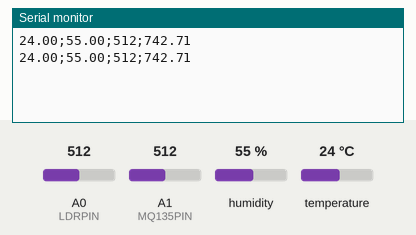
The sketch below on a simulated Arduino Uno, built with avr-gcc and run on an emulated ATmega328P. Parts: the last lines printed to the serial monitor. The inputs (shaded band) are chosen by the test bench; at power-on: humidity 55 %, A0 (LDRPIN) = 512, A1 (MQ135PIN) = 512, temperature 24 °C.

Above: at 1.8 s.
1.9 s: humidity set to 22 %
At 3.3 s:
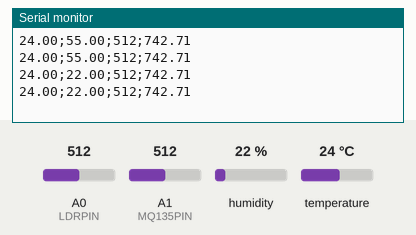
3.4 s: A0 (LDRPIN) set to 716
At 4.7 s:
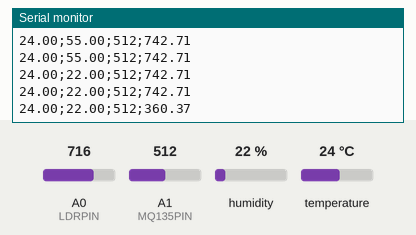
4.9 s: A1 (MQ135PIN) set to 716
At 5.8 s:
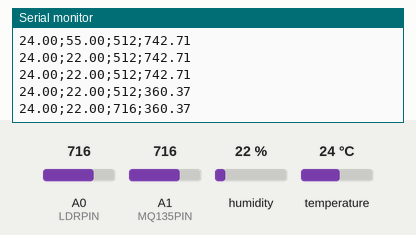
6.4 s: temperature set to 12 °C
At 7.7 s:
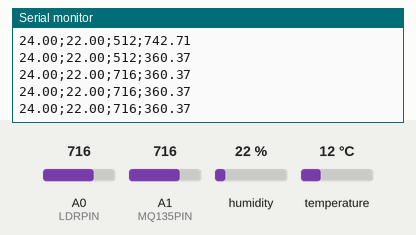
7.9 s: A0 (LDRPIN) set to 992
At 9.3 s:
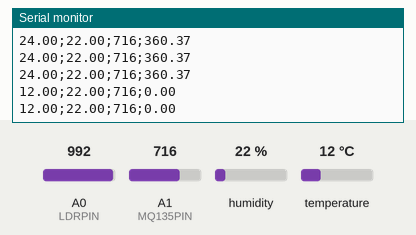
9.4 s: A1 (MQ135PIN) set to 992
At 11.0 s:
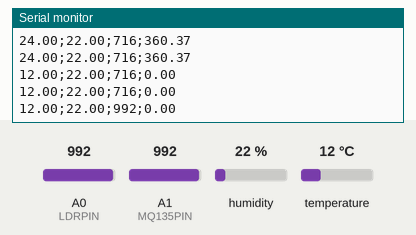
Timing chart, 0 to 11.9 s (numbered marks = the images above; inputs shaded):
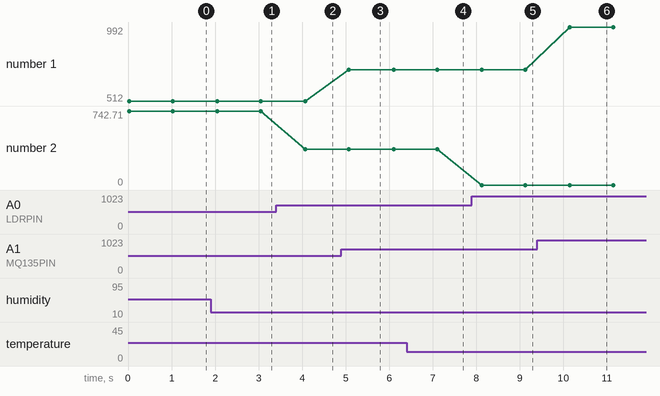

Measured:
- after the input at 1.9 s, the serial monitor: prints a new line after 0.15 s (image 1)
- after the input at 3.4 s, the serial monitor: prints a new line after 0.68 s (image 2)
- after the input at 4.9 s, the serial monitor: prints a new line after 0.18 s (image 3)
- after the input at 7.9 s, the serial monitor: prints a new line after 0.23 s (image 5)
- after the input at 9.4 s, the serial monitor: prints a new line after 0.75 s (image 6)
- plotted number 1: 512 → 716 after the input at 4.9 s, 716 → 992 after the input at 9.4 s
- plotted number 2: 742.71 → 360.37 after the input at 3.4 s, 360.37 → 0 after the input at 7.9 s

The sketch:

weather_station.ino
```cpp
#include <DHT.h>
#include <DHT_U.h>


// ----------------- DHT11 -----------------
#define DHTPIN 2
#define DHTTYPE DHT11

DHT dht(DHTPIN, DHTTYPE);

// ----------------- LDR -----------------
#define LDRPIN A0

// ----------------- MQ135 -----------------
#define MQ135PIN A1


void setup() {
  Serial.begin(9600);

  dht.begin();

  pinMode(LDRPIN, INPUT);
  pinMode(MQ135PIN, INPUT);

}

void loop() {
  // Will be streamed temperature;humidity;air quality;light\n

  float temperature = dht.readTemperature();
  float humidity = dht.readHumidity();

  int ldr = analogRead(LDRPIN);
  float lumen = -1.8742*ldr+1702.3;

  if (lumen < 0){
    lumen = 0;
  }

  //  Serial.println("RESISTANCE: "+ String(ldr));

  int airQuality = analogRead(MQ135PIN);

  Serial.println(String(temperature)+";"+String(humidity)+";"+String(airQuality)+";"+String(lumen));

  delay(1000);
}
```
